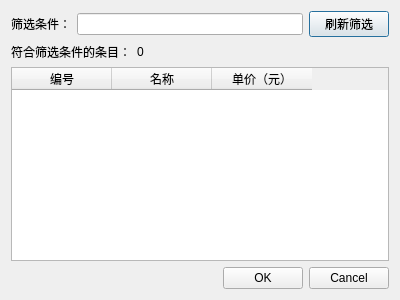
<?xml version="1.0" encoding="UTF-8"?>
<ui version="4.0">
 <class>PsmDlgPhysioSel</class>
 <widget class="QDialog" name="PsmDlgPhysioSel">
  <property name="geometry">
   <rect>
    <x>0</x>
    <y>0</y>
    <width>400</width>
    <height>300</height>
   </rect>
  </property>
  <property name="windowTitle">
   <string>选择理疗项目</string>
  </property>
  <layout class="QVBoxLayout" name="verticalLayout">
   <item>
    <layout class="QHBoxLayout" name="horizontalLayout" stretch="0,1,0">
     <item>
      <widget class="QLabel" name="label">
       <property name="text">
        <string>筛选条件：</string>
       </property>
      </widget>
     </item>
     <item>
      <widget class="QLineEdit" name="leCond"/>
     </item>
     <item>
      <widget class="QPushButton" name="pbRefresh">
       <property name="text">
        <string>刷新筛选</string>
       </property>
       <property name="autoDefault">
        <bool>false</bool>
       </property>
       <property name="default">
        <bool>true</bool>
       </property>
      </widget>
     </item>
    </layout>
   </item>
   <item>
    <layout class="QHBoxLayout" name="horizontalLayout_2" stretch="0,1">
     <item>
      <widget class="QLabel" name="label_2">
       <property name="text">
        <string>符合筛选条件的条目：</string>
       </property>
      </widget>
     </item>
     <item>
      <widget class="QLabel" name="lblCount">
       <property name="text">
        <string>0</string>
       </property>
      </widget>
     </item>
    </layout>
   </item>
   <item>
    <widget class="QTableWidget" name="tableWidget">
     <property name="editTriggers">
      <set>QAbstractItemView::NoEditTriggers</set>
     </property>
     <property name="selectionMode">
      <enum>QAbstractItemView::SingleSelection</enum>
     </property>
     <property name="selectionBehavior">
      <enum>QAbstractItemView::SelectRows</enum>
     </property>
     <column>
      <property name="text">
       <string>编号</string>
      </property>
     </column>
     <column>
      <property name="text">
       <string>名称</string>
      </property>
     </column>
     <column>
      <property name="text">
       <string>单价（元）</string>
      </property>
     </column>
    </widget>
   </item>
   <item>
    <widget class="QDialogButtonBox" name="buttonBox">
     <property name="orientation">
      <enum>Qt::Horizontal</enum>
     </property>
     <property name="standardButtons">
      <set>QDialogButtonBox::Cancel|QDialogButtonBox::Ok</set>
     </property>
    </widget>
   </item>
  </layout>
 </widget>
 <tabstops>
  <tabstop>leCond</tabstop>
  <tabstop>pbRefresh</tabstop>
  <tabstop>tableWidget</tabstop>
 </tabstops>
 <resources/>
 <connections>
  <connection>
   <sender>buttonBox</sender>
   <signal>accepted()</signal>
   <receiver>PsmDlgPhysioSel</receiver>
   <slot>accept()</slot>
   <hints>
    <hint type="sourcelabel">
     <x>248</x>
     <y>254</y>
    </hint>
    <hint type="destinationlabel">
     <x>157</x>
     <y>274</y>
    </hint>
   </hints>
  </connection>
  <connection>
   <sender>buttonBox</sender>
   <signal>rejected()</signal>
   <receiver>PsmDlgPhysioSel</receiver>
   <slot>reject()</slot>
   <hints>
    <hint type="sourcelabel">
     <x>316</x>
     <y>260</y>
    </hint>
    <hint type="destinationlabel">
     <x>286</x>
     <y>274</y>
    </hint>
   </hints>
  </connection>
 </connections>
</ui>
